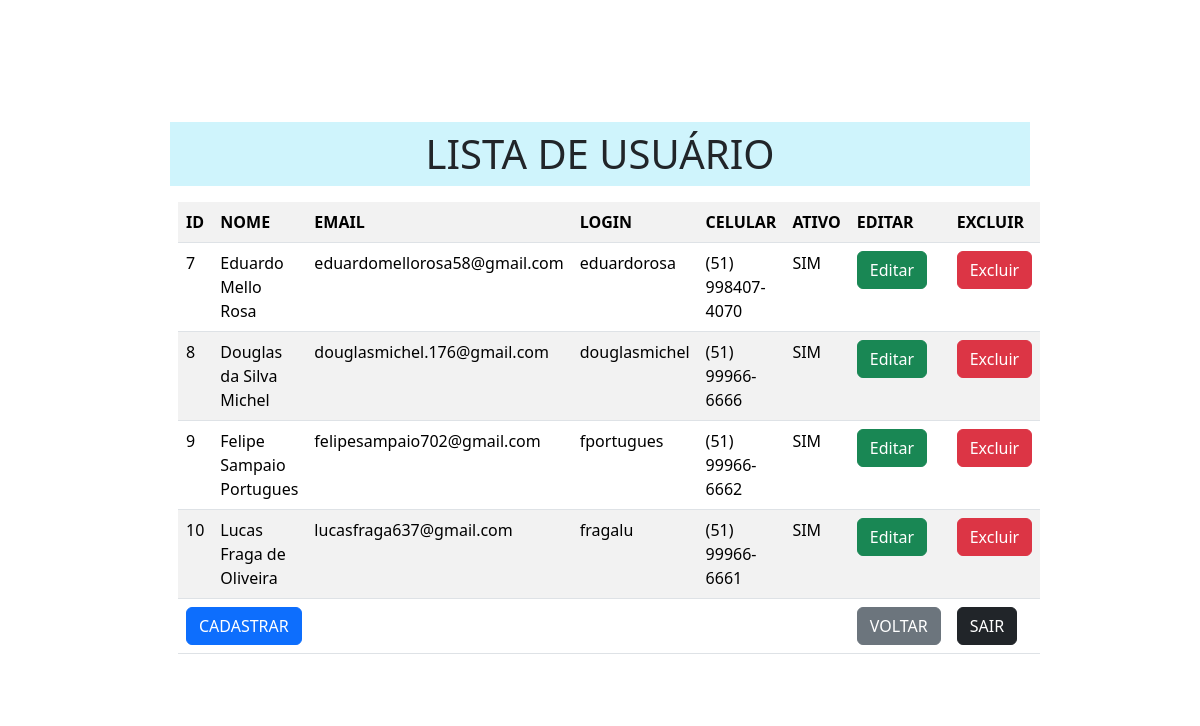
The app's page /view/usuarios.php (signed in) with its own data.
### tables this page shows
CREATE TABLE `usuario` (
  `idUsuario` int(11) NOT NULL,
  `nomeUsuario` varchar(255) NOT NULL,
  `emailUsuario` varchar(255) NOT NULL,
  `loginUsuario` varchar(255) NOT NULL,
  `senhaUsuario` varchar(255) NOT NULL,
  `dataCadastro` timestamp NOT NULL DEFAULT current_timestamp(),
  `telefoneCelular` varchar(45) NOT NULL,
  `ativo` enum('S','N') NOT NULL
);

### model/conexao.php (called while the page is built, shortened)
<?php
abstract class Conexao {
    private $servidor = 'localhost';
    private $user = 'root';
    private $pass = '';
    private $banco = 'atendimentos';
    private function conexao() {
        $this->conn = new PDO("mysql:host=$this->servidor;dbname=$this->banco", $this->user, $this->pass);
    }
}
?>

### model/usuarioModel.php (called while the page is built, shortened)
<?php
require_once 'conexao.php';
class Usuario extends Conexao {
    private $tabela = 'usuario';
	 public function consulta() {
        $sql = "SELECT idUsuario, nomeUsuario, emailUsuario, loginUsuario,
		senhaUsuario, telefoneCelular, ativo FROM $this->tabela";
        $stmt = $this->conn->prepare($sql);
        $stmt->execute();
        $result = $stmt->fetchAll(PDO::FETCH_ASSOC);
        return $result;
    }
}
?>

### view/usuarios.php (the view, shortened to what this page needs)
<?php
	if(isset($_SESSION['logado']) && $_SESSION['logado'] == true ){
?>
<!DOCTYPE html>
<html lang="pt-br">
<head>
    <link href="https://cdn.jsdelivr.net/npm/bootstrap@5.3.2/dist/css/bootstrap.min.css" rel="stylesheet">
</head>
<body>
    <div class="container">
        <h1 class="bg-info-subtle text-center p-2">LISTA DE USUÁRIO</h1>
        <section class="p-2">
            <table class="table table-striped">
                <tr>
                    <th>ID</th>
                    <th>NOME</th>
                    <th>EMAIL</th>
                    <th>LOGIN</th>
                    <th>CELULAR</th>
                    <th>ATIVO</th>
                    <th>EDITAR</th>
                    <th>EXCLUIR</th>
                </tr>
                <?php
                    $Usuario = new Usuario();
                    $consulta = $Usuario->consulta();
                    foreach ($consulta as $linha) {
                        $idUsuario = $linha['idUsuario'];
                        $nomeUsuario = $linha['nomeUsuario'];
                        $emailUsuario = $linha['emailUsuario'];
                        $loginUsuario = $linha['loginUsuario'];
                        $telefoneCelular = $linha['telefoneCelular'];
                        $ativo = ($linha['ativo'] == 'S') ? 'SIM' : 'NÃO';
                        echo "
                        <tr>
                            <td>$idUsuario</td>
                            <td>$nomeUsuario</td>
                            <td>$emailUsuario</td>
                            <td>$loginUsuario</td>
                            <td>$telefoneCelular</td>
                            <td>$ativo</td>
                            <td><a class='btn btn-success' href='editarUsuario.php?id=$idUsuario'>Editar</a></td>
                            <td><a class='btn btn-danger' onclick='confirmDelete($idUsuario)' href='#'>Excluir</a></td>
                        </tr>
                        ";
                    }
                ?>
                <tr>
                    <td colspan="6">
                        <a class="btn btn-primary" href="cadastrarUsuario.php">CADASTRAR</a>
                    </td>
                    <td>
                        <a class="btn btn-secondary" href="logado.php">VOLTAR</a>
                    </td>
                    <td>
                        <a class="btn btn-dark" onclick="confirmSair()" href="#">SAIR</a>
                    </td>
                </tr>
            </table>
        </section>
    </div>
</body>
</html>
<?php
    } else {
        header('Location: index.php');
    }
?>

### view/usuarios.php (style rules this page uses)
body { background-image: url('https://cdna.artstation.com/p/assets/images/images/060/777/480/original/retrieveraki-ttt.gif?1679317019'); background-size: cover; background-position: center; height: 100vh; display: flex; justify-content: center; align-items: center; margin: 0; }
.container { background-color: rgba(255, 255, 255, 0.9); padding: 20px; border-radius: 5px; width: 900px; }

### records on screen
usuario: idUsuario "7", nomeUsuario "Eduardo Mello Rosa", emailUsuario "eduardomellorosa58@gmail.com", loginUsuario "eduardorosa", telefoneCelular "(51) 998407-4070", ativo "SIM"
usuario: idUsuario "8", nomeUsuario "Douglas da Silva Michel", emailUsuario "douglasmichel.176@gmail.com", loginUsuario "douglasmichel", telefoneCelular "(51) 99966-6666", ativo "SIM"
usuario: idUsuario "9", nomeUsuario "Felipe Sampaio Portugues", emailUsuario "felipesampaio702@gmail.com", loginUsuario "fportugues", telefoneCelular "(51) 99966-6662", ativo "SIM"
usuario: idUsuario "10", nomeUsuario "Lucas Fraga de Oliveira", emailUsuario "lucasfraga637@gmail.com", loginUsuario "fragalu", telefoneCelular "(51) 99966-6661", ativo "SIM"
